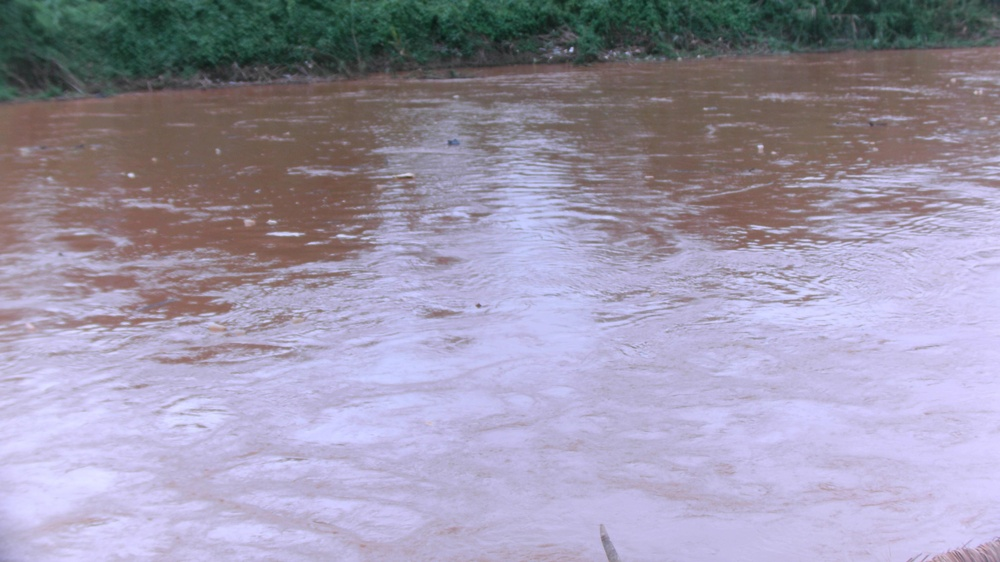
#> input picture cctv/test.jpg, 1000 x 562 px, shrunk from 3840 x 2160 before the run; its folder holds only this picture in this run
$ python -i makeImages.py   (imports and definitions only)
#> lines starting #> are read from the running program, lines starting #| are printed output that depends on the picture
'''
converts video to frames and saves images by different interval, or overlap, etc
'''
import os
import cv2
import csv
import sys
import fractions
from PIL import Image
from PIL.ExifTags import TAGS
from .tag_exif import set_gps_location

class Video:
    def __init__(self, file_name, gps_file=''):
#> called with file_name = '../../cctv/test.jpg', gps_file = ''
        self.file_name = file_name
        self.base_name = os.path.basename(file_name)
        self.vidcap = cv2.VideoCapture(self.file_name)
        success,image = self.vidcap.read()
#> image is the input picture: shape (562, 1000, 3); mean B, G, R 169.6, 149.5, 155.5
        if not success:
            print("Can not read frames in the video!")
        else:
            print("Video is set and ready to make frames")
        self.vidcap.release()

        if not gps_file == '':
            self.gps_file = gps_file
        #     with open(gps_file, 'r') as csvfile:
        #         reader = csv.reader(f)

    # [23 lines left out: function byInterval, not called in this run]

    # To Do
    # def byTimestamp():
        # listTimestamp = []

    def byOverlap(self, cnt_th=1, qlt_th=0.7, out_path=''):
#> called with cnt_th = 1, qlt_th = 0.7, out_path = ''
        vidcap = cv2.VideoCapture(self.file_name)
        # vidcap.set(cv2.CAP_PROP_POS_MSEC,(20000))
        success, frame1 = vidcap.read()
        if success:
            if out_path=='':
                print("output path not selected, stores the iamges in the basepath to input video")
                out_path = os.path.dirname(self.file_name)
            else:
                out_path = os.path.abspath(out_path)
            folder_name = os.path.splitext(self.base_name)[0]
            abs_folder_name = os.path.join(out_path, folder_name)
            try:
                if not os.path.exists(abs_folder_name):
                    os.mkdir(abs_folder_name)
            except OSError as error:
                print(error)

        first_frame = cv2.cvtColor(frame1, cv2.COLOR_BGR2GRAY)
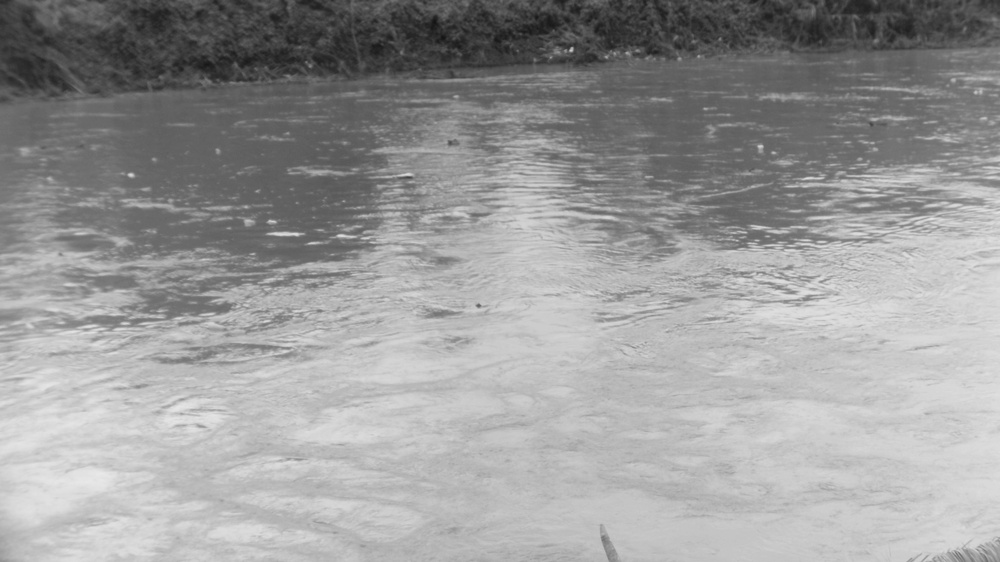
#> first_frame: shape (562, 1000); min 19, max 233, mean 153.6
        count = 0
        image_count = 0
        cv2.imwrite(os.path.join(abs_folder_name, folder_name+'_'+str(image_count)+'.jpg'), frame1)
        image_count += 1
        match_cnt1 = 100
        match_cnt2 = 100
        while(vidcap.isOpened()):
            count += 1
            success, frame2 = vidcap.read()

            if success == False:
                print('Unable to read next frame')
                continue
            second_frame = cv2.cvtColor(frame2, cv2.COLOR_BGR2GRAY)

            orb = cv2.ORB_create()
            kp1, kp_des1 = orb.detectAndCompute(first_frame, None)
#> kp1 = 500 keypoints; strongest (x, y, size): (571, 50, 31), (572, 48, 31), (568, 48, 31), (570, 49, 44.6)
            kp2, kp_des2 = orb.detectAndCompute(second_frame, None)
#> kp2 has the same summary as kp1
            kp_matcher = cv2.BFMatcher()
            kp_matched = kp_matcher.knnMatch(kp_des1, kp_des2, k=2)
#> kp_matched = 500 matches

            # Apply ratio test
            kp_matched_well = []
            for m,n in kp_matched:
                if m.distance < qlt_th*n.distance:
                    kp_matched_well.append(m)
#> after the loop, kp_matched_well = 500 matches

            kp_matched_well_len = len(kp_matched_well)
#> kp_matched_well_len = 500

            match_cnt1 = match_cnt2
            match_cnt2 = kp_matched_well_len
#> match_cnt2 = 500

            print(match_cnt1, match_cnt2)
#| 100 500
            print('iter: '+str(count)+', len: '+str(kp_matched_well_len))
#| iter: 1, len: 500

            if (match_cnt1 <= cnt_th) and (match_cnt2 <= cnt_th):
                print("saving image")
                cv2.imwrite(os.path.join(abs_folder_name, folder_name+'_'+str(image_count)+'.jpg'), frame2)
                image_count += 1
                first_frame = second_frame
                match_cnt1 = 100
                match_cnt2 = 100

        vidcap.release()

    # [94 lines left out: function byGps, not called in this run]


class pLimage():
    def __init__(self):
        self.plimages = []
        self.plidios = []

    # [15 lines left out: functions addImages, addVideoImages, not called in this run]

>>> result = Video('../../cctv/test.jpg').byOverlap()
